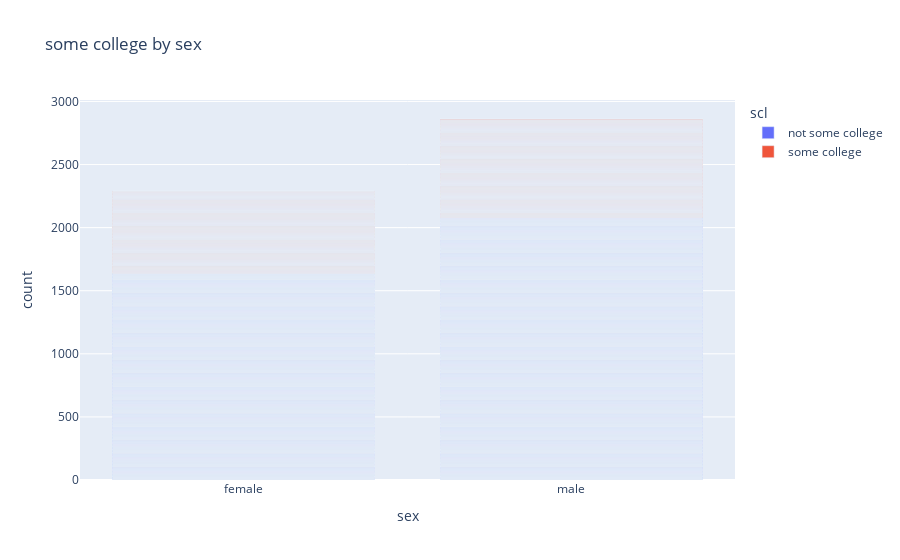

Write notebook code for a chart like this one.
### Code cell
df = pd.DataFrame( data, columns = [ 'sex','scl'])
df['sex'] = df['sex'].replace([0],'male')
df['sex'] = df['sex'].replace([1],'female')
df['scl'] = df['scl'].replace([0],'not some college')
df['scl'] = df['scl'].replace([1],'some college')

fig = px.bar(df, x="sex",color="scl",title="some college by sex")
fig.show()

### Figure 1 — Plotly figure (JSON) as saved in the notebook; plotly's stock layout.template omitted (floating-point values rounded to 4 significant figures; data arrays with more than 128 entries replaced by an {"elided": "..."} marker saying what was removed)
{"data": [{"alignmentgroup": "True", "hovertemplate": "scl=not some college<br>sex=%{x}<br>count=%{y}<extra></extra>", "legendgroup": "not some college", "marker": {"color": "#636efa", "pattern": {"shape": ""}}, "name": "not some college", "offsetgroup": "not some college", "orientation": "v", "showlegend": true, "textposition": "auto", "type": "bar", "x": {"elided": "3718 str values"}, "xaxis": "x", "y": {"elided": "3718 int values"}, "yaxis": "y"}, {"alignmentgroup": "True", "hovertemplate": "scl=some college<br>sex=%{x}<br>count=%{y}<extra></extra>", "legendgroup": "some college", "marker": {"color": "#EF553B", "pattern": {"shape": ""}}, "name": "some college", "offsetgroup": "some college", "orientation": "v", "showlegend": true, "textposition": "auto", "type": "bar", "x": {"elided": "1432 str values"}, "xaxis": "x", "y": {"elided": "1432 int values"}, "yaxis": "y"}], "layout": {"barmode": "relative", "legend": {"title": {"text": "scl"}, "tracegroupgap": 0}, "title": {"text": "some college by sex"}, "xaxis": {"anchor": "y", "domain": [0, 1], "title": {"text": "sex"}}, "yaxis": {"anchor": "x", "domain": [0, 1], "title": {"text": "count"}}}}
